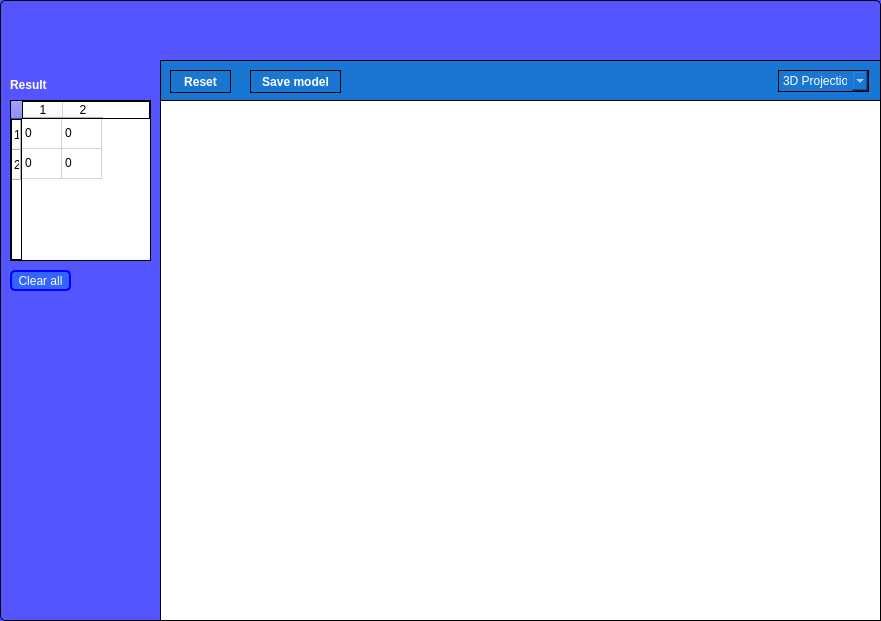
   <widget class="QFrame" name="frame_3">
    <property name="geometry">
     <rect>
      <x>370</x>
      <y>50</y>
      <width>881</width>
      <height>621</height>
     </rect>
    </property>
    <property name="styleSheet">
     <string notr="true">background-color:rgb(85, 85, 255);
border:1px solid black;
border-radius:5px;</string>
    </property>
    <property name="frameShape">
     <enum>QFrame::StyledPanel</enum>
    </property>
    <property name="frameShadow">
     <enum>QFrame::Raised</enum>
    </property>
    <widget class="QLabel" name="label_2">
     <property name="geometry">
      <rect>
       <x>10</x>
       <y>78</y>
       <width>47</width>
       <height>13</height>
      </rect>
     </property>
     <property name="styleSheet">
      <string notr="true">font-weight:bold;
border:none;
color: white;</string>
     </property>
     <property name="text">
      <string>Result</string>
     </property>
    </widget>
    <widget class="QTableWidget" name="MatRes">
     <property name="geometry">
      <rect>
       <x>10</x>
       <y>100</y>
       <width>141</width>
       <height>161</height>
      </rect>
     </property>
     <property name="maximumSize">
      <size>
       <width>141</width>
       <height>16777215</height>
      </size>
     </property>
     <property name="styleSheet">
      <string notr="true">background:white;
border-radius:0;</string>
     </property>
     <property name="rowCount">
      <number>2</number>
     </property>
     <property name="columnCount">
      <number>2</number>
     </property>
     <attribute name="horizontalHeaderMinimumSectionSize">
      <number>30</number>
     </attribute>
     <attribute name="horizontalHeaderDefaultSectionSize">
      <number>40</number>
     </attribute>
     <row/>
     <row/>
     <column/>
     <column/>
     <item row="0" column="0">
      <property name="text">
       <string>0</string>
      </property>
     </item>
     <item row="0" column="1">
      <property name="text">
       <string>0</string>
      </property>
     </item>
     <item row="1" column="0">
      <property name="text">
       <string>0</string>
      </property>
     </item>
     <item row="1" column="1">
      <property name="text">
       <string>0</string>
      </property>
     </item>
    </widget>
    <widget class="QFrame" name="graphFrame">
     <property name="geometry">
      <rect>
       <x>160</x>
       <y>100</y>
       <width>721</width>
       <height>521</height>
      </rect>
     </property>
     <property name="styleSheet">
      <string notr="true">background-color:white;
border-radius:0;
</string>
     </property>
     <property name="frameShape">
      <enum>QFrame::StyledPanel</enum>
     </property>
     <property name="frameShadow">
      <enum>QFrame::Raised</enum>
     </property>
     <widget class="graphWidget" name="graphWidget" native="true">
      <property name="geometry">
       <rect>
        <x>0</x>
        <y>-90</y>
        <width>721</width>
        <height>611</height>
       </rect>
      </property>
      <property name="sizePolicy">
       <sizepolicy hsizetype="Expanding" vsizetype="Expanding">
        <horstretch>0</horstretch>
        <verstretch>0</verstretch>
       </sizepolicy>
      </property>
      <property name="styleSheet">
       <string notr="true">border-radius:0;
</string>
      </property>
     </widget>
    </widget>
    <widget class="QToolButton" name="clearMatsBtn">
     <property name="geometry">
      <rect>
       <x>10</x>
       <y>270</y>
       <width>61</width>
       <height>21</height>
      </rect>
     </property>
     <property name="styleSheet">
      <string notr="true">background-color:rgb(50, 100, 255);
color: white;
border: 2px solid blue;</string>
     </property>
     <property name="text">
      <string>Clear all</string>
     </property>
    </widget>
    <widget class="QFrame" name="frame_5">
     <property name="geometry">
      <rect>
       <x>160</x>
       <y>60</y>
       <width>721</width>
       <height>41</height>
      </rect>
     </property>
     <property name="styleSheet">
      <string notr="true">border-radius:0;
background:#1976d2;
color: white;</string>
     </property>
     <property name="frameShape">
      <enum>QFrame::StyledPanel</enum>
     </property>
     <property name="frameShadow">
      <enum>QFrame::Raised</enum>
     </property>
     <widget class="QPushButton" name="clearGraphBtn">
      <property name="geometry">
       <rect>
        <x>10</x>
        <y>10</y>
        <width>61</width>
        <height>23</height>
       </rect>
      </property>
      <property name="styleSheet">
       <string notr="true">font-weight: bold;</string>
      </property>
      <property name="text">
       <string>Reset</string>
      </property>
     </widget>
     <widget class="QPushButton" name="saveModelBtnn">
      <property name="geometry">
       <rect>
        <x>90</x>
        <y>10</y>
        <width>91</width>
        <height>23</height>
       </rect>
      </property>
      <property name="styleSheet">
       <string notr="true">font-weight: bold;</string>
      </property>
      <property name="text">
       <string>Save model</string>
      </property>
     </widget>
     <widget class="QComboBox" name="currentContext">
      <property name="geometry">
       <rect>
        <x>618</x>
        <y>10</y>
        <width>91</width>
        <height>22</height>
       </rect>
      </property>
      <item>
       <property name="text">
        <string>3D Projection</string>
       </property>
      </item>
      <item>
       <property name="text">
        <string>2D Context</string>
       </property>
      </item>
     </widget>
    </widget>
   </widget>
